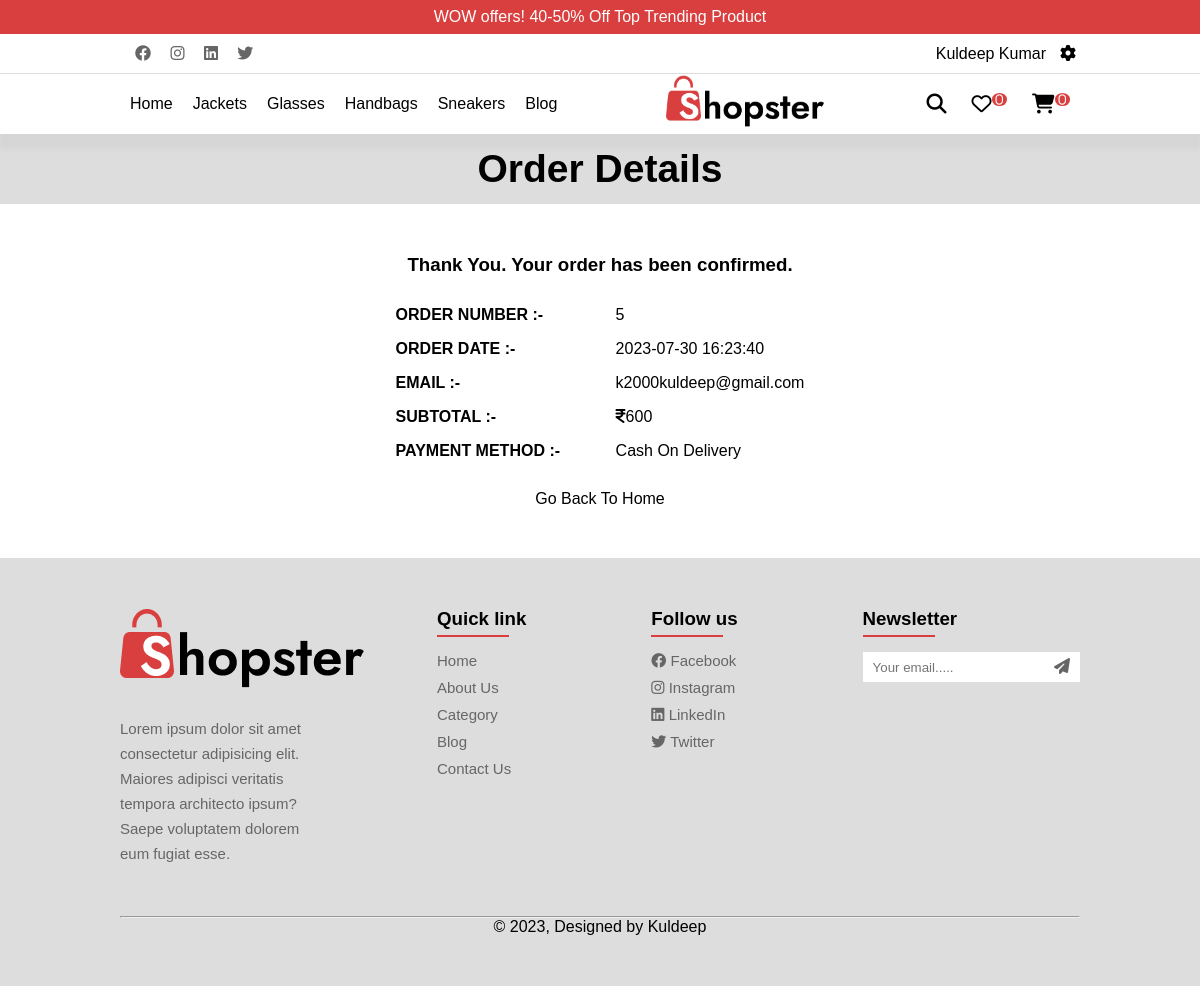
/checkout.php (signed in), run on the app's committed database.
### tables this page shows
CREATE TABLE `order` (
  `order_no` int(11) NOT NULL,
  `items` int(11) NOT NULL,
  `user_id` int(11) NOT NULL,
  `subtotal` int(200) NOT NULL,
  `product_names` varchar(200) NOT NULL,
  `address` varchar(255) NOT NULL,
  `payment_method` varchar(200) NOT NULL,
  `orderdate` datetime NOT NULL DEFAULT current_timestamp()
);

### checkout.php (the view, shortened to what this page needs)
<?php
include ("include/header.php");
include('include/connection.php');
$username_id = $_SESSION['Id'];
$user_mail= $_SESSION['Email'];
?>
<div class="container">
<div class="form_head">Order Details</div>
    <div class="confirmed_order">
        <div class="confirmed"><h3>Thank You. Your order has been confirmed.</h3></div>
        <?php
        $sql_confirm="SELECT * FROM `order` WHERE `user_id`= '$username_id' ORDER BY `orderdate` DESC;";
        $result_confirm=mysqli_query($conn,$sql_confirm);
        $row_confirm=mysqli_fetch_assoc($result_confirm);
        if($row_confirm){
            $order_no=$row_confirm['order_no'];
            $order_date=$row_confirm['orderdate'];
            $sub_total=$row_confirm['subtotal'];
            echo '<div class="order_details">
            <p class="order_no"><b>ORDER NUMBER :-</b>' . $order_no . '</p>
            <p class="order_date"><b>ORDER DATE :-</b>' . $order_date . '</p>
            <p class="order_email"><b>EMAIL :-</b>' . $user_mail . '</p>
            <p class="order_total_amount"><b>SUBTOTAL :-</b><i class="fa-solid fa-indian-rupee"></i>' . $sub_total . '</p>
            <p class="order_payment_method"><b>PAYMENT METHOD :-</b> Cash On Delivery</p>
        </div>';
        }
        ?>
        <a href="index.php">Go Back To Home</a>
    </div>
</div>
<?php
include ('./include/footer.php');
?>

### assets/css/web.css (style rules this page uses)
* { box-sizing: border-box; padding: 0; margin: 0; }
:root { --colorwhite:#ffffff; --coloroffwhite:#dddddd; --colorred:#da3f3f; --colorblack:#000000; --lightblack:#666666; }
body { color:var(--colorblack); background-color: var(--colorwhite); font-family: Jost, sans-serif; }
a { text-decoration: none; color: var(--colorblack); }
.form_head { display: flex; justify-content: center; background: var(--coloroffwhite); height: 70px; font-size: 39px; align-items: center; font-weight: 600; }
.confirmed_order { display: flex; flex-direction: column; justify-content: center; align-items: center; gap: 30px; padding: 50px 0; }
.order_details { display: flex; flex-direction: column; gap: 16px; }
.order_details p { display: flex; text-align: left; }
.order_details p b { width: 220px; }

### data on the page
order: order_no "5", orderdate "2023-07-30 16:23:40", subtotal "600"

### other printed values
$_SESSION['User_Name'] "Kuldeep Kumar"
$user_mail "k2000kuldeep@gmail.com"
